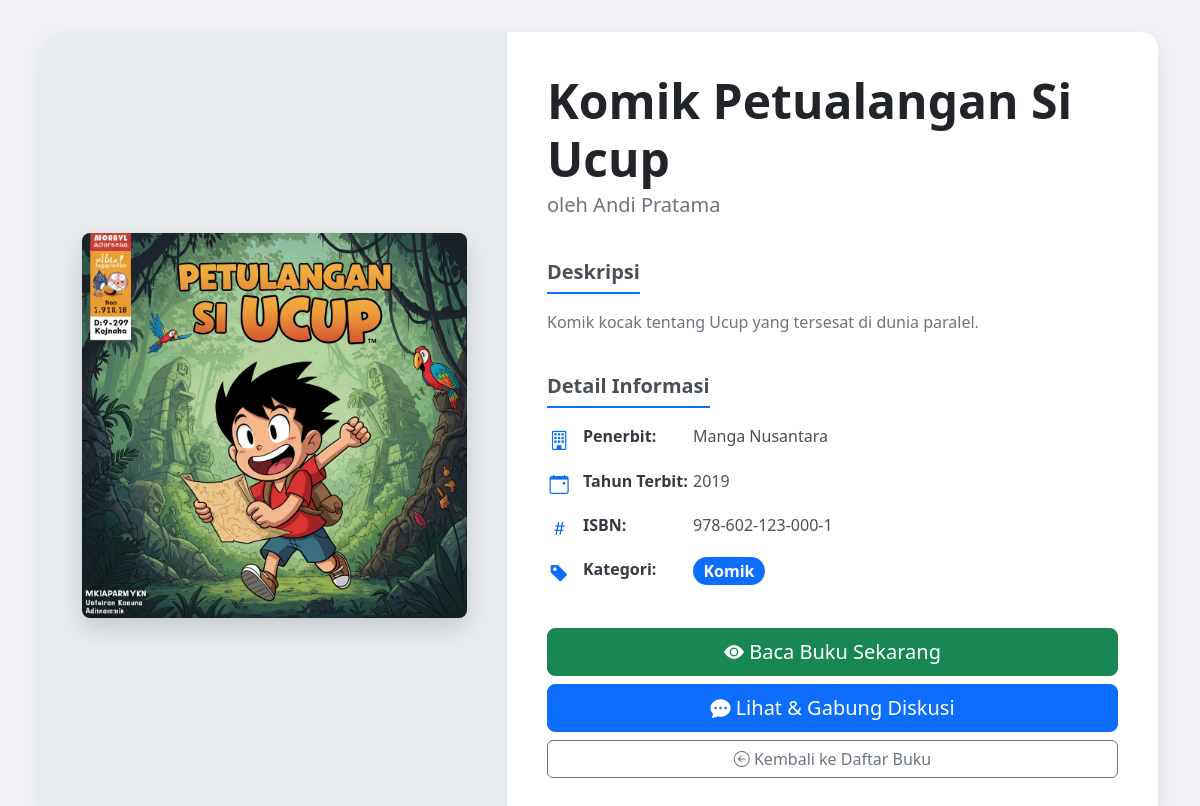
Screenshot of /pages/detail_buku.php?id=100 with the database file from the repository.
### tables this page shows
CREATE TABLE `buku` (
  `id` int(11) NOT NULL,
  `judul` varchar(255) NOT NULL,
  `penulis` varchar(100) DEFAULT NULL,
  `penerbit` varchar(100) DEFAULT NULL,
  `tahun_terbit` year(4) DEFAULT NULL,
  `isbn` varchar(20) DEFAULT NULL,
  `kategori` varchar(50) DEFAULT NULL,
  `deskripsi` text DEFAULT NULL,
  `cover_path` varchar(255) DEFAULT NULL,
  `file_path` varchar(255) NOT NULL
);

### pages/detail_buku.php (the view, shortened to what this page needs)
<?php
include '../includes/db.php';
$book_id = $_GET['id'];
$stmt = $conn->prepare("SELECT * FROM buku WHERE id = ?");
$stmt->bind_param("i", $book_id);
$stmt->execute();
$result = $stmt->get_result();
$book = $result->fetch_assoc();
?>
<!DOCTYPE html>
<html lang="id">
<head>
    <link href="../css/bootstrap.min.css" rel="stylesheet">
    <link rel="stylesheet" href="https://cdn.jsdelivr.net/npm/bootstrap-icons@1.11.3/font/bootstrap-icons.min.css">
</head>
<body>
<div class="container my-auto">
    <div class="book-detail-card">
        <div class="row g-0">
            <div class="col-lg-5 book-cover-container">
                <img src="../<?= htmlspecialchars($book['cover_path']) ?>" class="book-cover-img" alt="Cover <?= htmlspecialchars($book['judul']) ?>">
            </div>
            <div class="col-lg-7 book-info-container">
                <div>
                    <h1 class="book-title display-5"><?= htmlspecialchars($book['judul']) ?></h1>
                    <p class="author-name">oleh <?= htmlspecialchars($book['penulis']) ?></p>
                    <h5 class="section-title">Deskripsi</h5>
                    <p class="text-secondary"><?= nl2br(htmlspecialchars($book['deskripsi'])) ?></p>
                    <h5 class="section-title">Detail Informasi</h5>
                    <ul class="details-list">
                        <li>
                            <i class="bi bi-building icon"></i>
                            <span class="label">Penerbit:</span>
                            <span class="value"><?= htmlspecialchars($book['penerbit'] ?? 'N/A') ?></span>
                        </li>
                        <li>
                            <i class="bi bi-calendar-event icon"></i>
                            <span class="label">Tahun Terbit:</span>
                            <span class="value"><?= htmlspecialchars($book['tahun_terbit'] ?? 'N/A') ?></span>
                        </li>
                        <li>
                            <i class="bi bi-hash icon"></i>
                            <span class="label">ISBN:</span>
                            <span class="value"><?= htmlspecialchars($book['isbn'] ?? 'N/A') ?></span>
                        </li>
                        <li>
                            <i class="bi bi-tag-fill icon"></i>
                            <span class="label">Kategori:</span>
                            <span class="value"><span class="badge bg-primary rounded-pill fs-6"><?= htmlspecialchars($book['kategori'] ?? 'Umum') ?></span></span>
                        </li>
                    </ul>
                </div>
                <div class="action-buttons">
                    <div class="d-grid gap-2">
                        <a href="baca_buku.php?file=<?= urlencode(basename($book['file_path'])) ?>&title=<?= urlencode($book['judul']) ?>" class="btn btn-success btn-lg">
                            <i class="bi bi-eye-fill"></i> Baca Buku Sekarang
                        </a>
                        <a href="diskusi.php?id=<?= $book['id'] ?>" class="btn btn-primary btn-lg">
                            <i class="bi bi-chat-dots-fill"></i> Lihat & Gabung Diskusi
                        </a>
                        <a href="dashboard.php" class="btn btn-outline-secondary">
                            <i class="bi bi-arrow-left-circle"></i> Kembali ke Daftar Buku
                        </a>
                    </div>
                </div>
            </div>
        </div>
    </div>
</div>
</body>
</html>

### pages/detail_buku.php (style rules this page uses)
body { background-color: #f0f2f5; padding-top: 2rem; padding-bottom: 2rem; transition: background-color 0.3s ease; }
.book-detail-card { background-color: #ffffff; border-radius: 1rem; box-shadow: 0 8px 30px rgba(0, 0, 0, 0.08); border: none; overflow: hidden; }
.book-cover-container { padding: 2.5rem; background: #e9ecef; display: flex; align-items: center; justify-content: center; text-align: center; transition: background 0.5s ease-in-out; }
.book-cover-img { max-width: 100%; max-height: 450px; object-fit: contain; border-radius: 0.5rem; box-shadow: 0 10px 25px rgba(0, 0, 0, 0.15); transition: transform 0.3s ease; }
.book-info-container { padding: 2.5rem; display: flex; flex-direction: column; }
.book-title { font-weight: 700; color: #212529; }
.author-name { font-size: 1.25rem; color: #6c757d; margin-top: -5px; }
.section-title { font-weight: 600; margin-top: 1.5rem; margin-bottom: 1rem; color: #495057; border-bottom: 2px solid #0d6efd; padding-bottom: 0.5rem; display: inline-block; }
.details-list { list-style: none; padding: 0; }
.details-list li { display: flex; align-items: flex-start; margin-bottom: 0.85rem; font-size: 1rem; }
.details-list .icon { color: #0d6efd; margin-right: 12px; font-size: 1.2rem; width: 24px; text-align: center; padding-top: 2px; }
.details-list .label { font-weight: 600; width: 110px; flex-shrink: 0; color: #343a40; }
.details-list .value { color: #495057; }
.action-buttons { margin-top: auto; padding-top: 1.5rem; }

### rows the page displays
buku: cover_path (picture), judul "Komik Petualangan Si Ucup", penulis "Andi Pratama", deskripsi "Komik kocak tentang Ucup yang tersesat di dunia paralel.", penerbit "Manga Nusantara", tahun_terbit "2019", isbn "978-602-123-000-1", kategori "Komik"
